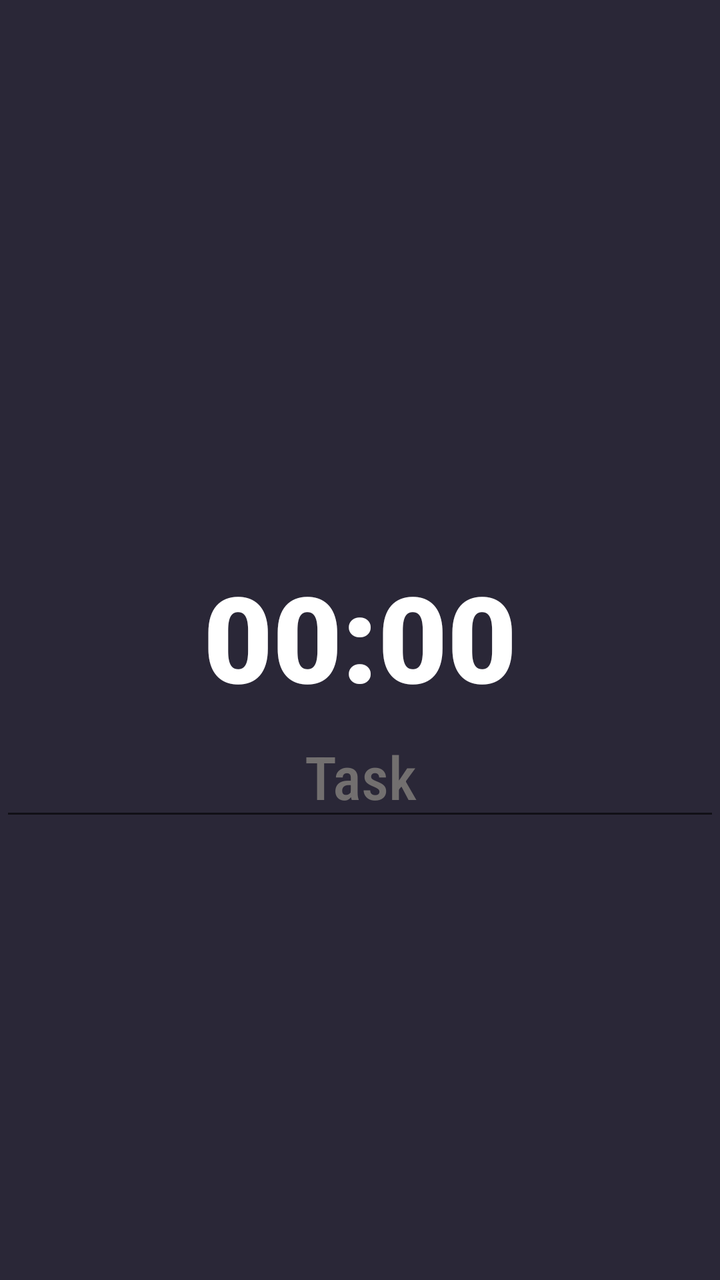
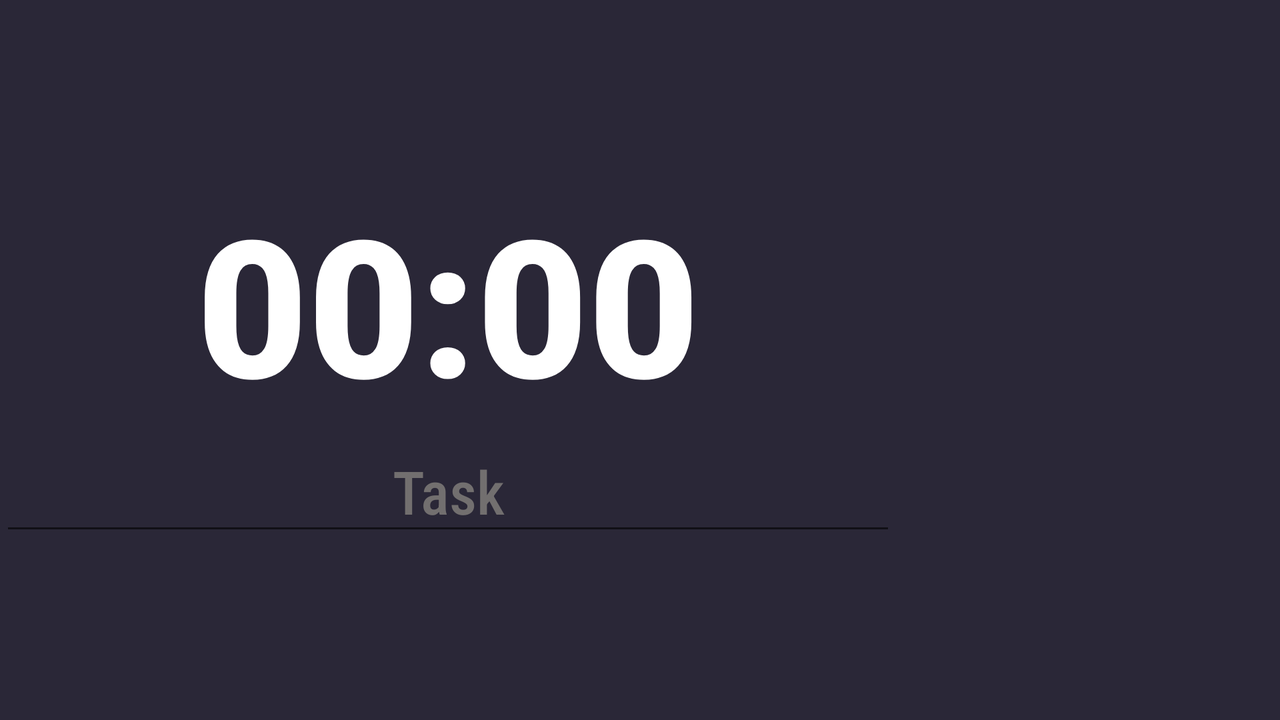

Two renders of one Android screen. The first uses the default layout on a phone; the second uses the alternative layout the repository ships for a different screen configuration, on a matching device. The two XML files are below.
<!-- AndroidManifest.xml: application theme AppTheme -->
<!-- res/layout/activity_chronometer.xml -->
<?xml version="1.0" encoding="utf-8"?>
<androidx.constraintlayout.widget.ConstraintLayout xmlns:android="http://schemas.android.com/apk/res/android"
    xmlns:app="http://schemas.android.com/apk/res-auto"
    xmlns:tools="http://schemas.android.com/tools"
    android:id="@+id/activity_chronometer"
    android:layout_width="match_parent"
    android:layout_height="match_parent"
    android:background="@color/colorPrimaryDark">

    <Chronometer
        android:id="@+id/chronometer"
        android:layout_width="0dp"
        android:layout_height="wrap_content"
        android:fontFamily="sans-serif-black"
        android:textAlignment="center"
        android:textColor="@color/colorWhite"
        android:textSize="60sp"
        app:layout_constraintBottom_toTopOf="@+id/edtx_task"
        app:layout_constraintEnd_toEndOf="parent"
        app:layout_constraintStart_toStartOf="parent"
        app:layout_constraintTop_toBottomOf="@+id/rcv_tasks" />

    <androidx.recyclerview.widget.RecyclerView
        android:id="@+id/rcv_tasks"
        android:layout_width="0dp"
        android:layout_height="270dp"
        android:layout_marginStart="8dp"
        android:layout_marginTop="8dp"
        android:layout_marginEnd="8dp"
        app:layout_constraintBottom_toTopOf="@+id/chronometer"
        app:layout_constraintEnd_toEndOf="parent"
        app:layout_constraintStart_toStartOf="parent"
        app:layout_constraintTop_toTopOf="parent"
        app:layout_constraintVertical_bias="0.0"
        app:layout_constraintVertical_chainStyle="packed"
        tools:itemCount="10"
        tools:listitem="@layout/recycler_view_item" />

    <EditText
        android:id="@+id/edtx_task"
        android:layout_width="0dp"
        android:layout_height="wrap_content"
        android:fontFamily="sans-serif-condensed-medium"
        android:hint="Task"
        android:textAlignment="center"
        android:textColor="#726F6F"
        android:textColorHint="#726F6F"
        android:textSize="30sp"
        app:layout_constraintBottom_toBottomOf="parent"
        app:layout_constraintEnd_toEndOf="parent"
        app:layout_constraintStart_toStartOf="parent"
        app:layout_constraintTop_toBottomOf="@+id/chronometer" />

</androidx.constraintlayout.widget.ConstraintLayout>
<!-- res/layout/recycler_view_item.xml (included above) -->
<?xml version="1.0" encoding="utf-8"?>
<androidx.constraintlayout.widget.ConstraintLayout xmlns:android="http://schemas.android.com/apk/res/android"
    xmlns:app="http://schemas.android.com/apk/res-auto"
    xmlns:tools="http://schemas.android.com/tools"
    android:layout_width="wrap_content"
    android:layout_height="wrap_content"
    android:background="@color/colorPrimary">

    <androidx.cardview.widget.CardView
        android:layout_width="200dp"
        android:layout_height="80dp"
        android:layout_marginTop="0dp"
        android:layout_marginEnd="8dp"
        android:layout_marginBottom="0dp"
        app:cardBackgroundColor="@android:color/transparent"
        app:cardCornerRadius="20dp"
        app:cardElevation="0dp"
        app:layout_constraintBottom_toBottomOf="parent"
        app:layout_constraintEnd_toEndOf="parent"
        app:layout_constraintStart_toStartOf="parent"
        app:layout_constraintTop_toTopOf="parent">

        <androidx.constraintlayout.widget.ConstraintLayout
            android:id="@+id/cyt_bg_task_item"
            android:layout_width="match_parent"
            android:layout_height="match_parent"
            android:background="@drawable/gradient_blue">

            <TextView
                android:id="@+id/txtv_task"
                android:layout_width="0dp"
                android:layout_height="wrap_content"
                android:layout_marginStart="8dp"
                android:layout_marginTop="8dp"
                android:layout_marginEnd="8dp"
                android:layout_marginBottom="8dp"
                android:drawableStart="@drawable/ic_label_white_24dp"
                android:drawablePadding="8dp"
                android:fontFamily="sans-serif-light"
                android:maxLines="1"
                android:textAlignment="textStart"
                android:textColor="@color/colorWhite"
                android:textSize="18sp"
                app:layout_constraintBottom_toTopOf="@+id/txtv_time"
                app:layout_constraintEnd_toStartOf="@+id/imgv_ic_delete_task"
                app:layout_constraintStart_toStartOf="parent"
                app:layout_constraintTop_toTopOf="parent"
                tools:text="@tools:sample/lorem/random" />

            <TextView
                android:id="@+id/txtv_time"
                android:layout_width="0dp"
                android:layout_height="wrap_content"
                android:layout_marginStart="8dp"
                android:layout_marginEnd="8dp"
                android:layout_marginBottom="8dp"
                android:fontFamily="sans-serif-thin"
                android:maxLines="1"
                android:textAlignment="center"
                android:textColor="@color/colorWhite"
                android:textSize="14sp"
                app:layout_constraintBottom_toBottomOf="parent"
                app:layout_constraintEnd_toEndOf="parent"
                app:layout_constraintStart_toStartOf="parent"
                app:layout_constraintTop_toBottomOf="@+id/txtv_task"
                tools:text="00:00:00" />

            <ImageView
                android:id="@+id/imgv_ic_delete_task"
                android:layout_width="wrap_content"
                android:layout_height="wrap_content"
                android:layout_marginTop="8dp"
                android:layout_marginEnd="8dp"
                android:foreground="?android:attr/selectableItemBackgroundBorderless"
                app:layout_constraintEnd_toEndOf="parent"
                app:layout_constraintTop_toTopOf="parent"
                app:srcCompat="@drawable/ic_delete_white_24dp" />

        </androidx.constraintlayout.widget.ConstraintLayout>

    </androidx.cardview.widget.CardView>

</androidx.constraintlayout.widget.ConstraintLayout>
<!-- resources referenced by this layout -->
<resources>
  <color name="colorPrimary">#322F44</color>
  <color name="colorPrimaryDark">#2A2737</color>
  <color name="colorWhite">#FFFFFF</color>
  <!-- drawable gradient_blue (drawable) -->
  <?xml version="1.0" encoding="utf-8"?>
  <shape xmlns:android="http://schemas.android.com/apk/res/android"
      android:shape="rectangle">
      <gradient
          android:angle="180"
          android:startColor="#53CDFF"
          android:endColor="#8400FF"/>
  </shape>
  <style name="AppTheme" parent="Theme.AppCompat.Light.NoActionBar">
          
          <item name="colorPrimary">@color/colorPrimary</item>
          <item name="colorPrimaryDark">@color/colorPrimary</item>
          <item name="colorAccent">@color/colorAccent</item>
          <item name="android:navigationBarColor">@color/colorPrimary</item>
          <item name="colorControlHighlight">@color/colorAccent</item>
      </style>
  <color name="colorAccent">#D81B60</color>
</resources>
<!-- res/layout-land/activity_chronometer.xml (the repository's variant of the layout above) -->
<!-- drawn on the phone turned sideways -->
<?xml version="1.0" encoding="utf-8"?>
<androidx.constraintlayout.widget.ConstraintLayout xmlns:android="http://schemas.android.com/apk/res/android"
    xmlns:app="http://schemas.android.com/apk/res-auto"
    xmlns:tools="http://schemas.android.com/tools"
    android:id="@+id/activity_chronometer"
    android:layout_width="match_parent"
    android:layout_height="match_parent"
    android:background="@color/colorPrimaryDark">

    <Chronometer
        android:id="@+id/chronometer"
        android:layout_width="0dp"
        android:layout_height="wrap_content"
        android:layout_marginTop="8dp"
        android:fontFamily="sans-serif-black"
        android:textAlignment="center"
        android:textColor="@color/colorWhite"
        android:textSize="96sp"
        app:layout_constraintBottom_toTopOf="@+id/edtx_task"
        app:layout_constraintEnd_toStartOf="@+id/guideline"
        app:layout_constraintHorizontal_bias="0.5"
        app:layout_constraintStart_toStartOf="parent"
        app:layout_constraintTop_toTopOf="parent"
        app:layout_constraintVertical_chainStyle="packed" />

    <androidx.recyclerview.widget.RecyclerView
        android:id="@+id/rcv_tasks"
        android:layout_width="0dp"
        android:layout_height="0dp"
        app:layout_constraintBottom_toBottomOf="parent"
        app:layout_constraintEnd_toEndOf="parent"
        app:layout_constraintStart_toStartOf="@+id/guideline"
        app:layout_constraintTop_toTopOf="parent"
        tools:itemCount="10"
        tools:listitem="@layout/recycler_view_item" />

    <androidx.constraintlayout.widget.Guideline
        android:id="@+id/guideline"
        android:layout_width="wrap_content"
        android:layout_height="wrap_content"
        android:orientation="vertical"
        app:layout_constraintGuide_percent="0.7" />

    <EditText
        android:id="@+id/edtx_task"
        android:layout_width="0dp"
        android:layout_height="wrap_content"
        android:layout_marginBottom="8dp"
        android:fontFamily="sans-serif-condensed-medium"
        android:hint="Task"
        android:textAlignment="center"
        android:textColor="#726F6F"
        android:textColorHint="#726F6F"
        android:textSize="30sp"
        android:inputType="text"
        app:layout_constraintBottom_toBottomOf="parent"
        app:layout_constraintEnd_toStartOf="@+id/guideline"
        app:layout_constraintHorizontal_bias="0.5"
        app:layout_constraintStart_toStartOf="parent"
        app:layout_constraintTop_toBottomOf="@+id/chronometer" />

</androidx.constraintlayout.widget.ConstraintLayout>
